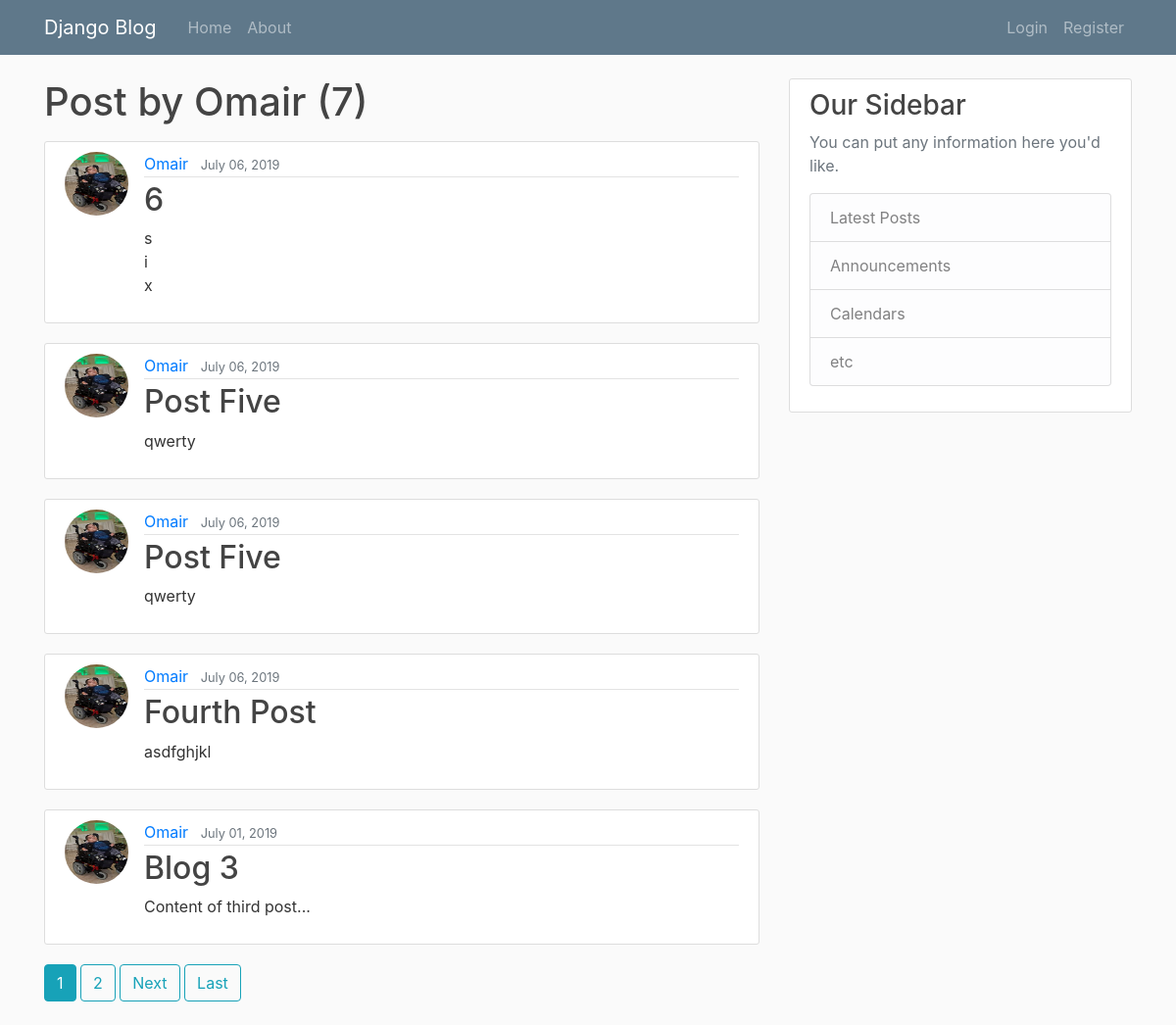
Page /user/Omair on the earlier database version.
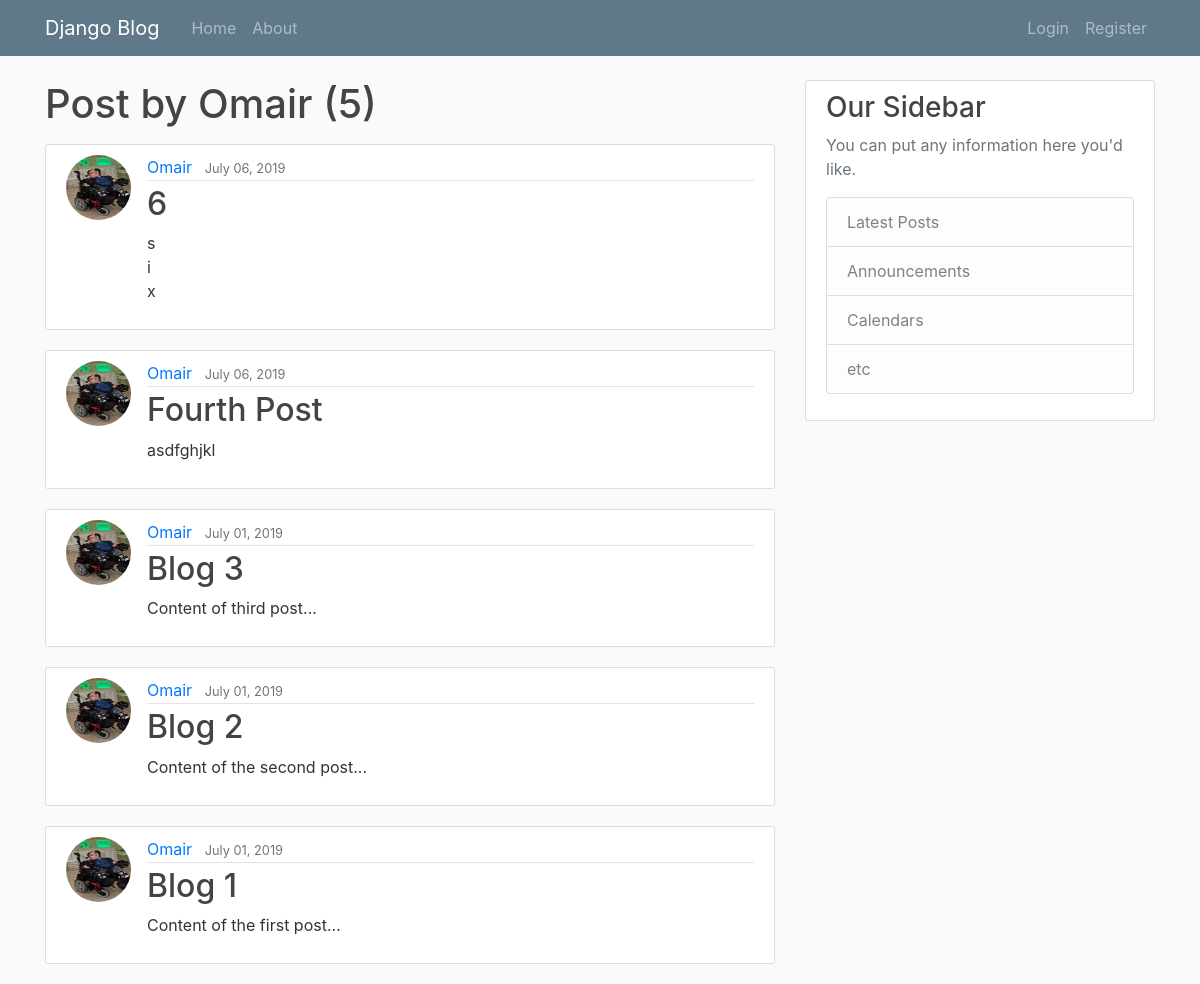
Same page on the later database version.
### blog/models.py (models this page shows, shortened)
class Post(models.Model):
    title = models.CharField(max_length=100)
    content = models.TextField()
    date_posted = models.DateTimeField(default=timezone.now)
    author = models.ForeignKey(User, on_delete=models.CASCADE)

### users/models.py (models this page shows, shortened)
class Profile(models.Model):
    user = models.OneToOneField(User, on_delete=models.CASCADE)
    image = models.ImageField(default='default.jpg', upload_to='profile_pics')

### blog/views.py (the view)
# urls.py: path('user/<str:username>', UserPostListView.as_view(), name='user-posts'),
class UserPostListView(ListView):
    model = Post
    template_name = 'blog/user_posts.html'
    context_object_name = 'posts'
    ordering = ['-date_posted']
    paginate_by = 5
    def get_queryset(self):
        user = get_object_or_404(User, username=self.kwargs.get('username'))
        return Post.objects.filter(author=user).order_by('-date_posted')

### blog/templates/blog/user_posts.html (shortened to what this page needs)
{% extends 'blog/base.html' %}
{% block content %}
<h1 class="mb-3">Post by {{ view.kwargs.username }} ({{ page_obj.paginator.count }}) </h1>
{% for post in posts %}
<article class="media content-section">
    <img src="{{ post.author.profile.image.url }}" alt="" class="rounded-circle article-img">
    <div class="media-body">
        <div class="article-metadata">
            <a class="mr-2" href="{% url 'user-posts' post.author.username %}">{{ post.author }}</a>
            <small class="text-muted">{{ post.date_posted|date:"F d, Y"}}</small>
        </div>
        <h2>
            <a class="article-title" href="{% url 'post-detail' post.id %}">{{ post.title }}</a>
        </h2>
        <p class="article-content">{{ post.content }}</p>
    </div>
</article>
{% endfor %}
{% if is_paginated %}
{% for num in page_obj.paginator.page_range %}
{% if page_obj.number == num %}
<a class="btn btn-info mb-4" href="?page={{ num }}"> {{ num}} </a>
{% elif num > page_obj.number|add:'-3' and num < page_obj.number|add:'3' %}
<a class="btn btn-outline-info mb-4" href="?page={{ num }}"> {{ num}} </a>
{% endif %}
{% endfor %}
{% if page_obj.has_next %}
<a class="btn btn-outline-info mb-4" href="?page={{ page_obj.next_page_number }}">Next</a>
<a class="btn btn-outline-info mb-4" href="?page={{ page_obj.paginator.num_pages }}">Last</a>
{% endif %}
{% endif %}
{% endblock %}

Differences in the rows shown:
removed Post: author.profile.image (picture), author "Omair", date_posted "July 06, 2019", title "Post Five", content "qwerty"
removed Post: author.profile.image (picture), author "Omair", date_posted "July 06, 2019", title "Post Five", content "qwerty"
now on this page (row unchanged): Post: author.profile.image (picture), author "Omair", date_posted "July 01, 2019", title "Blog 2", content "Content of the second post..."
now on this page (row unchanged): Post: author.profile.image (picture), author "Omair", date_posted "July 01, 2019", title "Blog 1", content "Content of the first post..."
Other differences:
{{ page_obj.paginator.count }}: "7" → "5"
list line gone: "1"
list line gone: "2"
text no longer shown: "Next Last"
